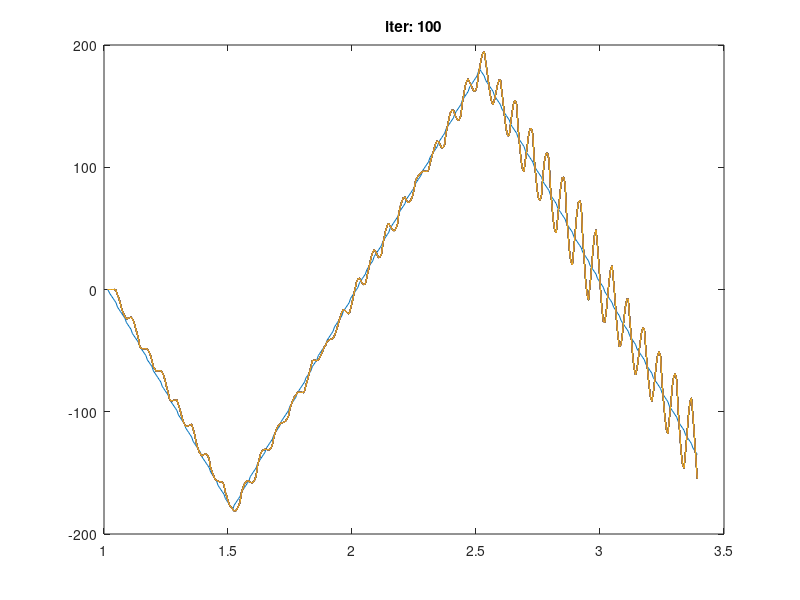

MATLAB code to generate this figure:
figure(1); clf;
% set(gcf,'position',[400   981   560   420])
% set(gcf,'position',[ 1           1        1050        1601])
t = {};
r = {};
a = {};

for j=1:100
    disp('iter:')
    disp(j)
    
    
    S=importdata('pid-fwd-bak.txt');
    for i=1:length(S.colheaders)
        cmd = [S.colheaders{i} '=S.data(:,' num2str(i) ');'];
        eval(cmd);
    end
    
    t = cputime;
    r = ref;
    a = angle;
    
    if j==1
        plot(t,r);
        hold on;
    end
    
    plot(t,a); 
    
% %     plot(t{j},r{j},'k.-')
%     if j==1
%         hold on
%     end
%     plot(t{j},a{j})
% %     plot(t{j},a{j},'r.-')
%     if j==1
%         xlabel('time (s)')
%         ylabel('shaft angle (deg)')
%         legend('ref','angle')
%     end
%     
    title(['iter: ' num2str(j)])
    shg
    pause(4)
end